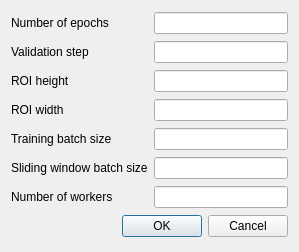
<?xml version="1.0" encoding="UTF-8"?>
<ui version="4.0">
 <class>Dialog</class>
 <widget class="QDialog" name="Dialog">
  <property name="geometry">
   <rect>
    <x>0</x>
    <y>0</y>
    <width>299</width>
    <height>252</height>
   </rect>
  </property>
  <property name="windowTitle">
   <string>U-Net 2D Mapper</string>
  </property>
  <layout class="QGridLayout" name="gridLayout">
   <item row="5" column="1">
    <widget class="QLineEdit" name="lineEditROIWidth">
     <property name="alignment">
      <set>Qt::AlignRight|Qt::AlignTrailing|Qt::AlignVCenter</set>
     </property>
    </widget>
   </item>
   <item row="6" column="1">
    <widget class="QLineEdit" name="leTrainingBatchSize">
     <property name="alignment">
      <set>Qt::AlignRight|Qt::AlignTrailing|Qt::AlignVCenter</set>
     </property>
    </widget>
   </item>
   <item row="0" column="0">
    <widget class="QLabel" name="labelNumEpochs">
     <property name="text">
      <string>Number of epochs</string>
     </property>
    </widget>
   </item>
   <item row="9" column="0" colspan="2">
    <widget class="QDialogButtonBox" name="buttonBox">
     <property name="orientation">
      <enum>Qt::Horizontal</enum>
     </property>
     <property name="standardButtons">
      <set>QDialogButtonBox::Cancel|QDialogButtonBox::Ok</set>
     </property>
    </widget>
   </item>
   <item row="4" column="1">
    <widget class="QLineEdit" name="lineEditROIHeight">
     <property name="alignment">
      <set>Qt::AlignRight|Qt::AlignTrailing|Qt::AlignVCenter</set>
     </property>
    </widget>
   </item>
   <item row="6" column="0">
    <widget class="QLabel" name="label">
     <property name="text">
      <string>Training batch size</string>
     </property>
    </widget>
   </item>
   <item row="0" column="1">
    <widget class="QLineEdit" name="leNumEpochs">
     <property name="inputMethodHints">
      <set>Qt::ImhDigitsOnly|Qt::ImhPreferNumbers</set>
     </property>
     <property name="alignment">
      <set>Qt::AlignRight|Qt::AlignTrailing|Qt::AlignVCenter</set>
     </property>
    </widget>
   </item>
   <item row="1" column="1">
    <widget class="QLineEdit" name="leValidationStep">
     <property name="alignment">
      <set>Qt::AlignRight|Qt::AlignTrailing|Qt::AlignVCenter</set>
     </property>
    </widget>
   </item>
   <item row="4" column="0">
    <widget class="QLabel" name="labelROIHeight">
     <property name="text">
      <string>ROI height</string>
     </property>
    </widget>
   </item>
   <item row="8" column="1">
    <widget class="QLineEdit" name="leNumWorkers">
     <property name="alignment">
      <set>Qt::AlignRight|Qt::AlignTrailing|Qt::AlignVCenter</set>
     </property>
    </widget>
   </item>
   <item row="8" column="0">
    <widget class="QLabel" name="labelNumWorkers">
     <property name="text">
      <string>Number of workers</string>
     </property>
    </widget>
   </item>
   <item row="1" column="0">
    <widget class="QLabel" name="labelValidationStep">
     <property name="text">
      <string>Validation step</string>
     </property>
    </widget>
   </item>
   <item row="5" column="0">
    <widget class="QLabel" name="labelROIWidth">
     <property name="text">
      <string>ROI width</string>
     </property>
    </widget>
   </item>
   <item row="7" column="0">
    <widget class="QLabel" name="labelSlidingWindowBatchSize">
     <property name="text">
      <string>Sliding window batch size</string>
     </property>
    </widget>
   </item>
   <item row="7" column="1">
    <widget class="QLineEdit" name="leSlidingWindowBatchSize">
     <property name="alignment">
      <set>Qt::AlignRight|Qt::AlignTrailing|Qt::AlignVCenter</set>
     </property>
    </widget>
   </item>
  </layout>
 </widget>
 <tabstops>
  <tabstop>leNumEpochs</tabstop>
  <tabstop>leValidationStep</tabstop>
  <tabstop>lineEditROIHeight</tabstop>
  <tabstop>lineEditROIWidth</tabstop>
  <tabstop>leTrainingBatchSize</tabstop>
 </tabstops>
 <resources/>
 <connections>
  <connection>
   <sender>buttonBox</sender>
   <signal>accepted()</signal>
   <receiver>Dialog</receiver>
   <slot>accept()</slot>
   <hints>
    <hint type="sourcelabel">
     <x>248</x>
     <y>254</y>
    </hint>
    <hint type="destinationlabel">
     <x>157</x>
     <y>274</y>
    </hint>
   </hints>
  </connection>
  <connection>
   <sender>buttonBox</sender>
   <signal>rejected()</signal>
   <receiver>Dialog</receiver>
   <slot>reject()</slot>
   <hints>
    <hint type="sourcelabel">
     <x>316</x>
     <y>260</y>
    </hint>
    <hint type="destinationlabel">
     <x>286</x>
     <y>274</y>
    </hint>
   </hints>
  </connection>
 </connections>
</ui>
